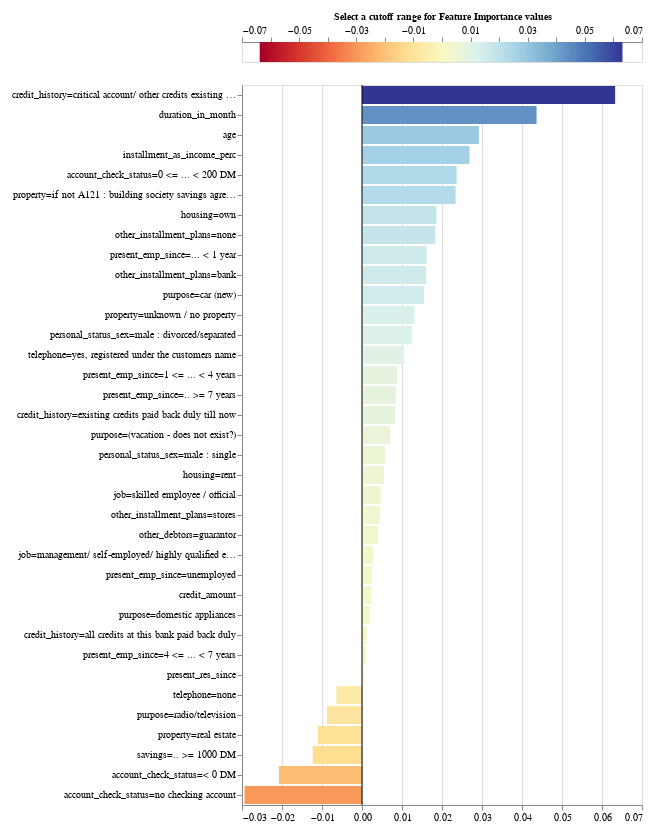

The notebook cell this image was saved under:
### Code cell
exp.plot_features_importance()

### Figure 1 — Vega-Lite specification as saved in the notebook (floating-point values rounded to 4 significant figures; data arrays with more than 128 entries replaced by an {"elided": "..."} marker saying what was removed)
{"config": {"view": {"continuousWidth": 400, "continuousHeight": 300}, "axis": {"labelFontSize": 10, "labelLimit": 225.0}}, "vconcat": [{"layer": [{"data": {"name": "data-f8fb231dbb5ab686d5a5e02d937d78ee"}, "mark": {"type": "rule", "strokeWidth": 3}, "encoding": {"color": {"type": "quantitative", "field": "xValue", "legend": null, "scale": {"domain": [-0.06328, 0.06328], "domainMid": 0, "scheme": "redyellowblue"}}, "x": {"type": "quantitative", "axis": {"orient": "top", "titleFontSize": 10}, "field": "xValue", "title": "Select a cutoff range for Feature Importance values "}}}, {"data": {"name": "data-c7bc3ae69e1253e8223f70a11d04b99d"}, "mark": {"type": "rect", "color": "black", "height": 20, "opacity": 0.4, "tooltip": true}, "encoding": {"x": {"type": "quantitative", "field": "x_min"}, "x2": {"field": "x_max"}, "y": {"type": "quantitative", "axis": null, "field": "y"}}, "selection": {"Cutter": {"type": "single", "fields": ["cutoff"], "bind": {"input": "range", "max": 0.06328, "min": 0, "name": "Importance cutoff value (±) ", "step": 0.001266}, "init": {"cutoff": 0.0}}}, "transform": [{"calculate": "(-Cutter.cutoff)", "as": "x_min"}, {"calculate": "Cutter.cutoff", "as": "x_max"}]}], "height": 20}, {"layer": [{"data": {"name": "data-b3c0e9b21f31446d4e5dc7493fa4d830"}, "mark": "bar", "encoding": {"color": {"type": "quantitative", "field": "value", "legend": null, "scale": {"domain": [-0.06328, 0.06328], "domainMid": 0, "scheme": "blueorange"}}, "tooltip": [{"type": "nominal", "field": "name", "title": "Feature"}, {"type": "quantitative", "field": "value", "title": "Importance"}], "x": {"type": "quantitative", "field": "value", "title": null}, "y": {"type": "nominal", "field": "name", "sort": {"field": "value", "op": "mean", "order": "descending"}, "title": null}}, "selection": {"Cutter": {"type": "single", "fields": ["cutoff"], "bind": {"input": "range", "max": 0.06328, "min": 0, "name": "Importance cutoff value (±) ", "step": 0.001266}, "init": {"cutoff": 0.0}}}, "transform": [{"filter": "datum.value > -1 & datum.value < 1"}, {"filter": "((datum.value > Cutter.cutoff) || (datum.value < (-Cutter.cutoff)))"}]}, {"data": {"name": "data-9c00aa9dc2b1c1a0b4bf9b34ead12925"}, "mark": "rule", "encoding": {"x": {"type": "quantitative", "field": "x"}}}]}], "padding": 10, "$schema": "https://vega.github.io/schema/vega-lite/v4.8.1.json", "datasets": {"data-f8fb231dbb5ab686d5a5e02d937d78ee": {"elided": "200 records"}, "data-c7bc3ae69e1253e8223f70a11d04b99d": [{"y": 0, "x": -0.5, "x2": 0.5}], "data-b3c0e9b21f31446d4e5dc7493fa4d830": [{"name": "duration_in_month", "value": 0.04364}, {"name": "credit_amount", "value": 0.002333}, {"name": "installment_as_income_perc", "value": 0.02688}, {"name": "present_res_since", "value": 0.0004437}, {"name": "age", "value": 0.02922}, {"name": "credits_this_bank", "value": 0.0}, {"name": "people_under_maintenance", "value": 0.0}, {"name": "account_check_status=0 <= ... < 200 DM", "value": 0.02367}, {"name": "account_check_status=< 0 DM", "value": -0.02075}, {"name": "account_check_status=>= 200 DM / salary assignments for at least 1 year", "value": 0.0}, {"name": "account_check_status=no checking account", "value": -0.02937}, {"name": "credit_history=all credits at this bank paid back duly", "value": 0.001145}, {"name": "credit_history=critical account/ other credits existing (not at this bank)", "value": 0.06328}, {"name": "credit_history=delay in paying off in the past", "value": 0.0}, {"name": "credit_history=existing credits paid back duly till now", "value": 0.008267}, {"name": "credit_history=no credits taken/ all credits paid back duly", "value": 0.0}, {"name": "purpose=(vacation - does not exist?)", "value": 0.007053}, {"name": "purpose=business", "value": 0.0}, {"name": "purpose=car (new)", "value": 0.01554}, {"name": "purpose=car (used)", "value": 0.0}, {"name": "purpose=domestic appliances", "value": 0.002077}, {"name": "purpose=education", "value": 0.0}, {"name": "purpose=furniture/equipment", "value": 0.0}, {"name": "purpose=radio/television", "value": -0.008765}, {"name": "purpose=repairs", "value": 0.0}, {"name": "purpose=retraining", "value": 0.0}, {"name": "savings=.. >= 1000 DM ", "value": -0.01231}, {"name": "savings=... < 100 DM", "value": 0.0}, {"name": "savings=100 <= ... < 500 DM", "value": 0.0}, {"name": "savings=500 <= ... < 1000 DM ", "value": 0.0}, {"name": "savings=unknown/ no savings account", "value": 0.0}, {"name": "present_emp_since=.. >= 7 years", "value": 0.008472}, {"name": "present_emp_since=... < 1 year ", "value": 0.01616}, {"name": "present_emp_since=1 <= ... < 4 years", "value": 0.008752}, {"name": "present_emp_since=4 <= ... < 7 years", "value": 0.0009653}, {"name": "present_emp_since=unemployed", "value": 0.002534}, {"name": "personal_status_sex=female : divorced/separated/married", "value": 0.0}, {"name": "personal_status_sex=male : divorced/separated", "value": 0.01244}, {"name": "personal_status_sex=male : married/widowed", "value": 0.0}, {"name": "personal_status_sex=male : single", "value": 0.005721}, {"name": "other_debtors=co-applicant", "value": 0.0}, {"name": "other_debtors=guarantor", "value": 0.004036}, {"name": "other_debtors=none", "value": 0.0}, {"name": "property=if not A121 : building society savings agreement/ life insurance", "value": 0.02341}, {"name": "property=if not A121/A122 : car or other, not in attribute 6", "value": 0.0}, {"name": "property=real estate", "value": -0.01101}, {"name": "property=unknown / no property", "value": 0.0131}, {"name": "other_installment_plans=bank", "value": 0.01607}, {"name": "other_installment_plans=none", "value": 0.01834}, {"name": "other_installment_plans=stores", "value": 0.004465}, {"name": "housing=for free", "value": 0.0}, {"name": "housing=own", "value": 0.0186}, {"name": "housing=rent", "value": 0.005517}, {"name": "job=management/ self-employed/ highly qualified employee/ officer", "value": 0.002734}, {"name": "job=skilled employee / official", "value": 0.004704}, {"name": "job=unemployed/ unskilled - non-resident", "value": 0.0}, {"name": "job=unskilled - resident", "value": 0.0}, {"name": "telephone=none", "value": -0.006388}, {"name": "telephone=yes, registered under the customers name ", "value": 0.01053}, {"name": "foreign_worker=no", "value": 0.0}, {"name": "foreign_worker=yes", "value": 0.0}], "data-9c00aa9dc2b1c1a0b4bf9b34ead12925": [{"x": 0}]}}
